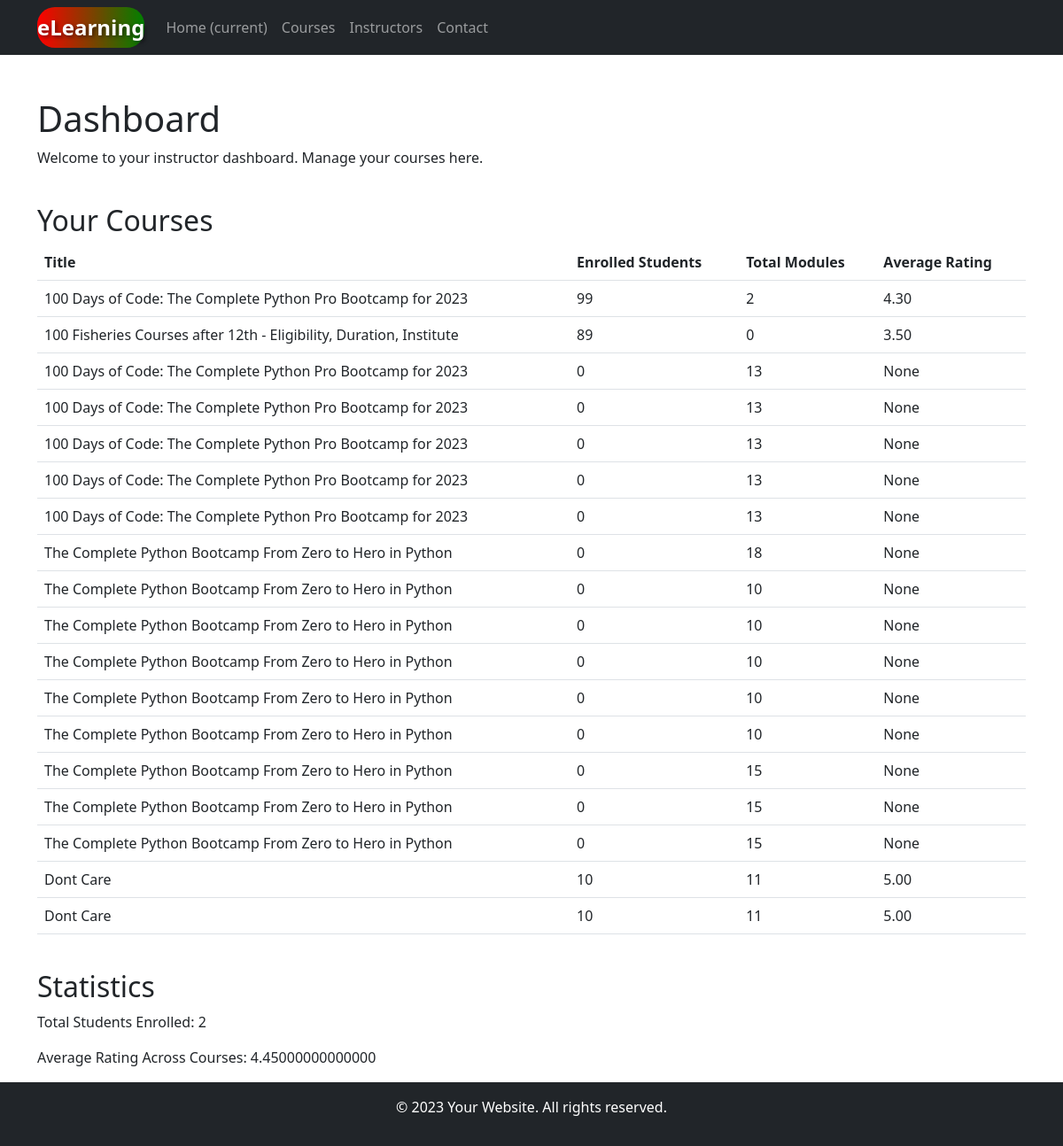
The page /instructor/dashboard/ (signed in) on the database as committed earlier.
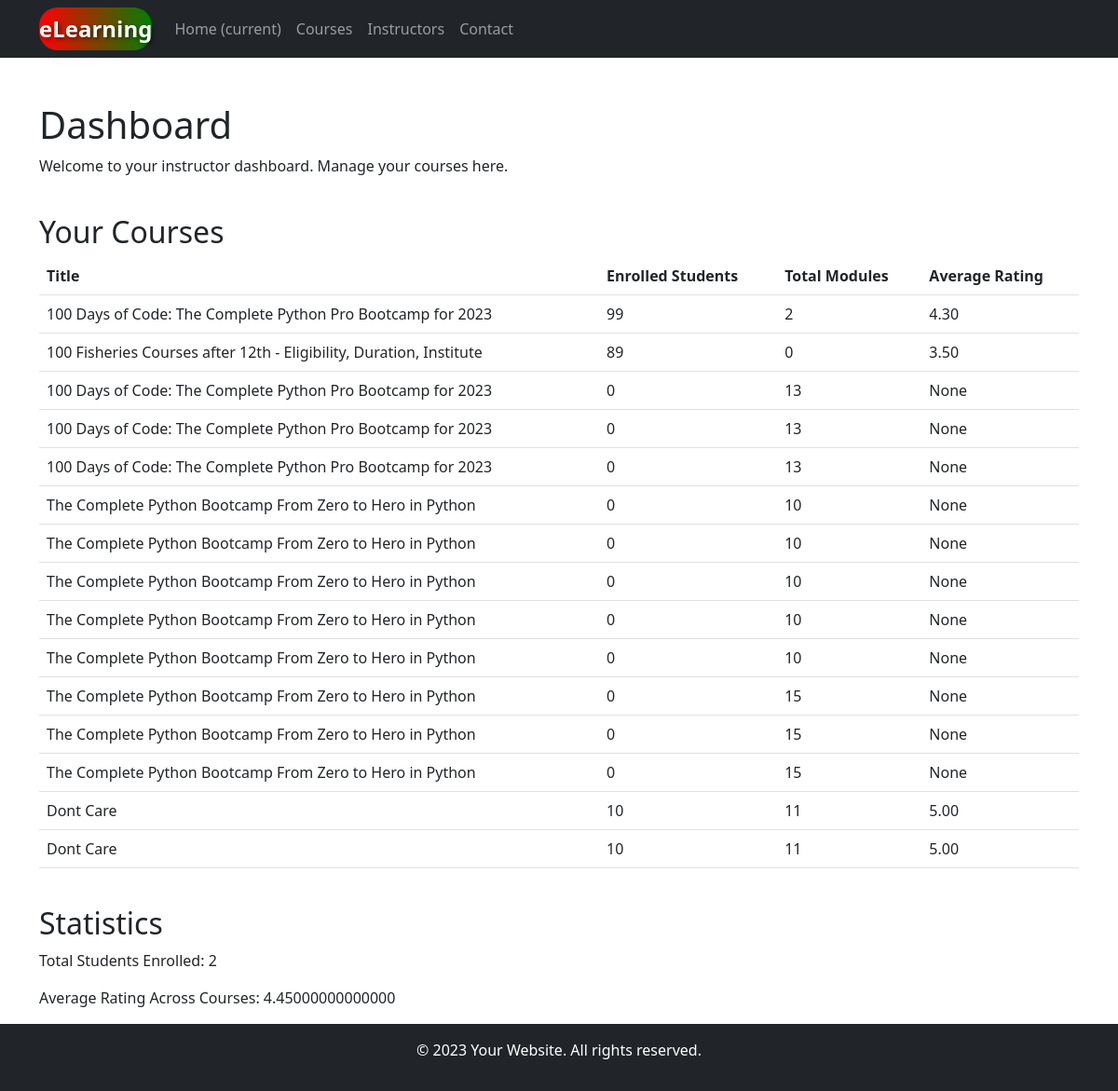
The same page on the database as committed later.
### Course/models.py (models this page shows, shortened)
class Course(models.Model):
    title = models.CharField(max_length=255)
    first_description = models.TextField()
    second_description = models.TextField()
    thumbnail = models.ImageField(upload_to='course_thumbnails/', blank=True, null=True)
    rating = models.DecimalField(max_digits=3, decimal_places=2,null=True,blank=True)
    students_enrolled = models.PositiveIntegerField(default=0,null=True,blank=True)
    category =models.ForeignKey(Category, on_delete=models.CASCADE, null=True)
    price = models.DecimalField(max_digits=10, decimal_places=2, default=0)
    author=models.ForeignKey(CustomUser, on_delete=models.CASCADE, null=True)
    total_modules = models.PositiveIntegerField( default=0)

### instructor/views.py (the view)
# urls.py: path('dashboard/', dashboard, name='instructor_dashboard'),
def dashboard(request):
    courses = Course.objects.filter(author=request.user)
    total_students = UserVideoAccess.objects.filter(course__in=courses).count()
    average_rating = Course.objects.filter(author=request.user).aggregate(avg_rating=Avg('rating'))['avg_rating']
    context = {
        'courses': courses,
        'total_students': total_students,
        'average_rating': average_rating,
    }
    return render(request, 'dashboard.html', context)

### Course/templates/dashboard.html (shortened to what this page needs)
{% extends 'adminbase.html' %}
{% block content %}
    <div class="row">
        <div class="col-lg-12">
            <h1 class="mt-4">Dashboard</h1>
            <p>Welcome to your instructor dashboard. Manage your courses here.</p>
        </div>
    </div>
    <div class="row">
        <div class="col-lg-12">
            <h2 class="mt-4">Your Courses</h2>
            <table class="table">
                <thead>
                    <tr>
                        <th>Title</th>
                        <th>Enrolled Students</th>
                        <th>Total Modules</th>
                        <th>Average Rating</th>
                    </tr>
                </thead>
                <tbody>
                    {% for course in courses %}
                        <tr>
                            <td>{{ course.title }}</td>
                            <td>{{ course.students_enrolled }}</td>
                            <td>{{ course.total_modules }}</td>
                            <td>{{ course.rating }}</td>
                        </tr>
                    {% endfor %}
                </tbody>
            </table>
        </div>
    </div>
    <div class="row">
        <div class="col-lg-12">
            <h2 class="mt-4">Statistics</h2>
            <p>Total Students Enrolled: {{ total_students }}</p>
            <p>Average Rating Across Courses: {{ average_rating|default:"N/A" }}</p>
        </div>
    </div>
{% endblock %}

### instructor/templates/adminbase.html (shortened to what this page needs)
<!DOCTYPE html>
<html lang="en">
<head>
    <link href="https://cdn.jsdelivr.net/npm/bootstrap@5.3.0/dist/css/bootstrap.min.css" rel="stylesheet">
</head>
<body>
    <nav class="navbar navbar-expand-lg navbar-dark bg-dark">
        <div class="container">
            <a class="navbar-brand" href="{% url 'instructor_dashboard' %}">eLearning</a>
            <div class="collapse navbar-collapse" id="navbarNav">
                <ul class="navbar-nav ml-auto">
                    <li class="nav-item active">
                        <a class="nav-link" href="{% url 'instructor_dashboard' %}">Home <span class="sr-only">(current)</span></a>
                    </li>
                    <li class="nav-item">
                        <a class="nav-link" href="{% url 'author_courses' %}">Courses</a>
                    </li>
                    <li class="nav-item">
                        <a class="nav-link" href="#">Instructors</a>
                    </li>
                    <li class="nav-item">
                        <a class="nav-link" href="#">Contact</a>
                    </li>
                </ul>
            </div>
        </div>
    </nav>
    <div class="container mt-4">
        {% block content %}{% endblock %}
    </div>
    <footer class="bg-dark text-white text-center py-3">
        <p>&copy; 2023 Your Website. All rights reserved.</p>
    </footer>
</body>
</html>

### instructor/templates/adminbase.html (style rules this page uses)
.navbar-nav a.nav-link { transition: background-color 0.9s, color 0.9s; }
.navbar-brand { background: linear-gradient(to right, rgb(255, 0, 0), rgb(0, 128, 0)); color: #fff; font-size: 24px; font-weight: bold; text-shadow: 2px 2px 4px rgba(0, 0, 0, 0.5); border-radius: 20px; }

Rows that differ between the two databases and show on the page:
removed Course: title "100 Days of Code: The Complete Python Pro Bootcamp for 2023", students_enrolled "0", total_modules "13", rating "None"
removed Course: title "100 Days of Code: The Complete Python Pro Bootcamp for 2023", students_enrolled "0", total_modules "13", rating "None"
removed Course: title "The Complete Python Bootcamp From Zero to Hero in Python", students_enrolled "0", total_modules "18", rating "None"
